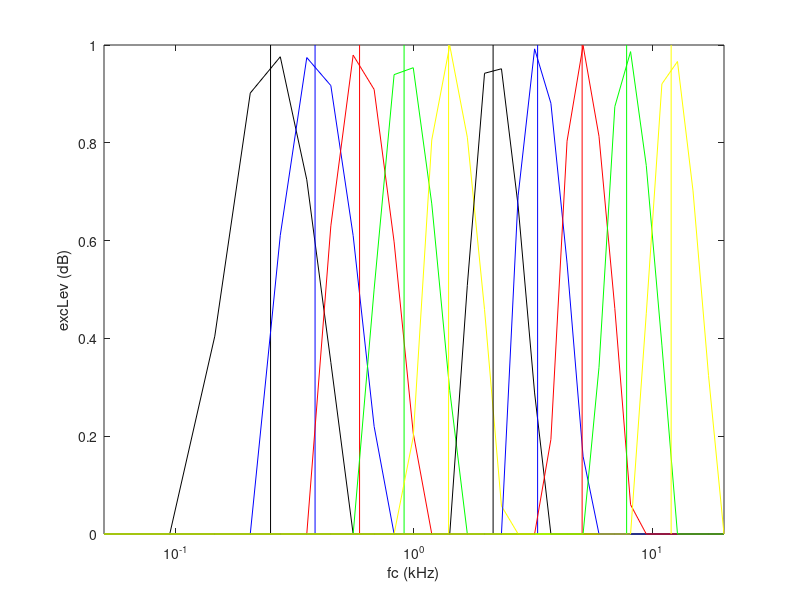

Source code (MATLAB):
function data = LogVsLinModel
figure(1), clf

StimHighFreq = 12;
StimLowFreq = 0.25;
StimSteps = 10;
compF = logspace(log10(StimLowFreq),log10(StimHighFreq),StimSteps)
% compF = linspace(StimLowFreq,StimHighFreq,StimSteps)
% compF = 1;
compLev= ones(size(compF));
C=0.06;
plotC = {'k','b','r','g','y'}; % Cell array of colros.

plotC = repmat(plotC,1,round(length(compF))./(StimSteps./2));

for i = 1:length(compF)
    excPat  = funROEX(compF(i),compLev(i),C,@funF2NErb,@funNErb2F,@funErb);
    figure(1)
    plot(excPat.VoxelFreqC,excPat.excLev,'Color',plotC{i}), set(gca,'XScale','log'), axis tight, xlabel('fc (kHz)'), ylabel('excLev (dB)')
    hold on
    line(repmat(compF(i),1,2),[min(ylim) compLev(i)],'Color',plotC{i})
end
end

function Response = funROEX(compF,compLev,C,magDomain,magScale2F,magFilterWidth)
% compF/compLev are the frequencyies and levels of the stimulus frequency
% components; Ctip/Ctail are teh widths of the tip and tail roex filters; W
% is the relative gain of the tail filter;

compInt = 10.^(compLev/10);

HighFreq = 20;  % Highest frequency of the system
LowFreq = 0.05; % Lowest frequency of the system

Gradient = 30; % length of gradient in mm
Resolution = 1;  % resolution of image in mm
nVoxels = Gradient/Resolution;
Response.magScale = linspace(magDomain(LowFreq),magDomain(HighFreq),nVoxels); % Linearly space in magnification scale domain (ERB, FS, LOG, LIN)
Response.VoxelFreqC = magScale2F(Response.magScale);   % Voxel Characterisic Frequency - Convert maginification scale values to frequency values (kHz)
Response.VoxelTuningWidth = magFilterWidth(Response.VoxelFreqC);
Response.p = C*4*Response.VoxelFreqC./Response.VoxelTuningWidth;

Response.excInt = zeros(1,length(Response.VoxelFreqC));
for I = 1:length(Response.VoxelFreqC)
    for II = 1:length(compF)
        g = abs((compF(II)-Response.VoxelFreqC(I))/Response.VoxelFreqC(I));
        fw=(1+(Response.p(I)*g)).*exp(-Response.p(I)*g); %Two parameter roex
        Response.excInt(I) = Response.excInt(I)+fw*compInt(II);
    end
end
Response.excLev = 10*log10(max(Response.excInt,1)); % Threshold intensity response and convert to dB
end
function erb = funErb(f)
% Erb (in kHz) according to Glasberg and Moore 1990 as a function of frequency, f (in kHz);
% f can be a vector.

erb = 24.67*(4.37*f+1)/1000;
end
function f = funNErb2F(nErb)
% Converts Erb number (nErb) to frequency, f (in kHz); nErb can be a vector.

f = (10.^(nErb*24.67*4.37/(1000*log(10)))-1)/4.37;
end
function nErb = funF2NErb(f)
% Converts frequency, f (in kHz), to Erb number (nErb) according to Glasberg and Moore 1990;
% f can be a vector; nErb = integral from f = 0 to f of 1/erb(f).

nErb = 1000*log(10)/(24.67*4.37)*log10(4.37*f+1);
end

    function erb = lcfErb(f)
        % ***** lcfErb *****
        % ERBs as per Glasberg and Moore (1990);
        A = 24.7/1000; B = 4.37;
        erb = A*(B*f+1);
    end
    function nerb = lcfNErb(f)
        % ***** lcfNErb *****
        % Converts frequency to ERB number;
        A = 24.7/1000; B = 4.37;
        nerb = 1/(A*B)*log(B*f+1);
    end
        function f = lcfInvNErb(nerb)
        % ***** lcfInvNErb *****
        % Converts ERB number to frequency;
        A = 24.7/1000; B = 4.37;
        f = 1/B*(exp(A*B*nerb)-1);
    end
